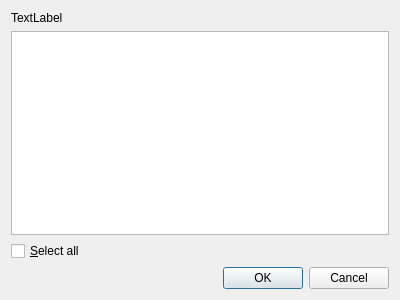
<?xml version="1.0" encoding="UTF-8"?>
<ui version="4.0">
 <class>MadmGui_Weighting_Set_Dia</class>
 <widget class="QDialog" name="MadmGui_Weighting_Set_Dia">
  <property name="geometry">
   <rect>
    <x>0</x>
    <y>0</y>
    <width>400</width>
    <height>300</height>
   </rect>
  </property>
  <property name="minimumSize">
   <size>
    <width>370</width>
    <height>300</height>
   </size>
  </property>
  <property name="maximumSize">
   <size>
    <width>400</width>
    <height>16777215</height>
   </size>
  </property>
  <property name="windowTitle">
   <string>Select weighting sets</string>
  </property>
  <property name="windowIcon">
   <iconset resource="../../../system_sys/source_code/gui/resources/system_sys_resource.qrc">
    <normaloff>:/madm_icon</normaloff>:/madm_icon</iconset>
  </property>
  <layout class="QVBoxLayout">
   <item>
    <widget class="QLabel" name="label_header">
     <property name="text">
      <string>TextLabel</string>
     </property>
    </widget>
   </item>
   <item>
    <widget class="QListWidget" name="listWidget"/>
   </item>
   <item>
    <widget class="QCheckBox" name="checkBox_all_select">
     <property name="text">
      <string>&amp;Select all</string>
     </property>
    </widget>
   </item>
   <item>
    <layout class="QHBoxLayout">
     <item>
      <spacer>
       <property name="orientation">
        <enum>Qt::Horizontal</enum>
       </property>
       <property name="sizeHint" stdset="0">
        <size>
         <width>108</width>
         <height>20</height>
        </size>
       </property>
      </spacer>
     </item>
     <item>
      <widget class="QPushButton" name="okButton">
       <property name="text">
        <string>OK</string>
       </property>
      </widget>
     </item>
     <item>
      <widget class="QPushButton" name="cancelButton">
       <property name="text">
        <string>Cancel</string>
       </property>
      </widget>
     </item>
    </layout>
   </item>
  </layout>
 </widget>
 <resources>
  <include location="../../../system_sys/source_code/gui/resources/system_sys_resource.qrc"/>
 </resources>
 <connections/>
</ui>
